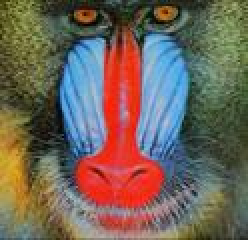
#> input picture Original Image.jpg, 124 x 120 px, given in place of the camera (shown 2 times larger)
$ python deteccion_distancia2.py
#> lines starting #> are read from the running program, lines starting #| are printed output that depends on the picture; after the words box and inside, x2 and y2 are one past the last pixel; in counts of white or black regions, pixels touching at a corner belong together
import cv2 as cv
import numpy as np
import math
from matplotlib import pyplot as plt
import time
from PIL import Image


# path = r'video2.mp4'
video = cv.VideoCapture(2)

p = False
down= False
xi,yi = 0,0
xf,yf = 0,0
board = np.zeros((int(video.get(4)), int(video.get(3)), 3), dtype = np.uint8)
frame2 = np.zeros((int(video.get(4)), int(video.get(3)), 3), dtype = np.uint8)
frame3 = np.zeros((int(video.get(4)), int(video.get(3)), 3), dtype = np.uint8)
frame4 = np.zeros((int(video.get(4)), int(video.get(3)), 3), dtype = np.uint8)
color = ('b','g','r')

tiempo_anterior = 0.0
periodo = 0.0
frecuencia = 0.0

result_r, result_g, result_b = [], [], []
target_hue = 0


################################################################################

def DarkChannel(im,sz):
    b,g,r = cv.split(im)
    dc = cv.min(cv.min(r,g),b);
    kernel = cv.getStructuringElement(cv.MORPH_RECT,(sz,sz))
    dark = cv.erode(dc,kernel)
    return dark

def AtmLight(im,dark):
    [h,w] = im.shape[:2]
    imsz = h*w
    numpx = int(max(math.floor(imsz/1000),1))
    darkvec = dark.reshape(imsz);
    imvec = im.reshape(imsz,3);

    indices = darkvec.argsort();
    indices = indices[imsz-numpx::]

    atmsum = np.zeros([1,3])
    for ind in range(1,numpx):
       atmsum = atmsum + imvec[indices[ind]]

    A = atmsum / numpx;
    return A

def TransmissionEstimate(im,A,sz):
    omega = 0.95;
    im3 = np.empty(im.shape,im.dtype);

    for ind in range(0,3):
        im3[:,:,ind] = im[:,:,ind]/A[0,ind]

    transmission = 1 - omega*DarkChannel(im3,sz);
    return transmission

def Guidedfilter(im,p,r,eps):
    mean_I = cv.boxFilter(im, cv.CV_64F,(r,r));
    mean_p = cv.boxFilter(p, cv.CV_64F,(r,r));
    mean_Ip = cv.boxFilter(im*p, cv.CV_64F,(r,r));
    cov_Ip = mean_Ip - mean_I*mean_p;

    mean_II = cv.boxFilter(im*im, cv.CV_64F,(r,r));
    var_I   = mean_II - mean_I*mean_I;

    a = cov_Ip/(var_I + eps);
    b = mean_p - a*mean_I;

    mean_a = cv.boxFilter(a, cv.CV_64F,(r,r));
    mean_b = cv.boxFilter(b, cv.CV_64F,(r,r));

    q = mean_a*im + mean_b;
    return q;

def TransmissionRefine(im,et):
    gray = cv.cvtColor(im,cv.COLOR_BGR2GRAY);
    gray = np.float64(gray)/255;
    r = 60;
    eps = 0.0001;
    t = Guidedfilter(gray,et,r,eps);

    return t;

def Recover(im,t,A,tx = 0.1):
    res = np.empty(im.shape,im.dtype);
    t = cv.max(t,tx);

    for ind in range(0,3):
        res[:,:,ind] = (im[:,:,ind]-A[0,ind])/t + A[0,ind]

    return res

def find_object(im, mask, color):
    cnts, hierarchy = cv.findContours(mask, cv.RETR_TREE, cv.CHAIN_APPROX_SIMPLE)
    x, y, w, h = 0, 0, 0, 0
    i = 0

    for pic, cnts in enumerate(cnts):
        area = cv.contourArea(cnts)
        if (area > 250):
            x, y, w, h = cv.boundingRect(cnts)

            cv.circle(im, (int(x+w/2),int(y+h/2)), 10, color,-1)
            i = i+1
            im = cv.putText(im, str(i) , (int(x+w/2),int(y+h/2)), cv.FONT_HERSHEY_SIMPLEX, 1, (0, 255, 0), 2, cv.LINE_AA)

    return(round(x+w/2), round(y+h/2))

while True:
    _, frame = video.read()
#> frame is the input picture: shape (120, 124, 3); mean B, G, R 89.1, 100.5, 113.5

    periodo = time.time() - tiempo_anterior
    frecuencia = 1/periodo
    print('Periodo: %5.2f, Frecuencia %5.2f'%(periodo, frecuencia))
    tiempo_anterior = time.time()

    I = frame.astype('float64')/255;
    dark = DarkChannel(I,30);
#> in DarkChannel, `dark = cv.erode(dc,kernel)`:
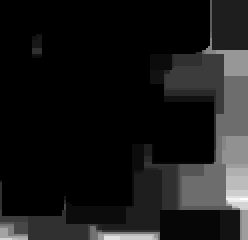
#> dark: shape (120, 124) float64 (shown 2 times larger); min 0, max 0.165, mean 0.0162; drawn with min black and max white
    A = AtmLight(I,dark);
#> in AtmLight, `darkvec = dark.reshape(imsz);`: darkvec = 14880 values, max 0.165 at index 12396, min 0 at index 0, mean 0.0162
#> in AtmLight, `indices = darkvec.argsort();`: indices = 14880 values, max 14879 at index 14482, min 0 at index 0, mean 7439.5
#> in AtmLight, `indices = indices[imsz-numpx::]`: indices = [12523, 12519, 12514, 12393, 12390, 12391, 12392, 12395, 12389, 12394, 12396, 12397, 12398, 12399]
#> the loop in AtmLight, `for ind in range(1,numpx):` made 13 passes
#> atmsum on passes 1 to 12: [[0.333, 0.4, 0.345]], [[0.651, 0.8, 0.749]], [[0.906, 1.13, 1.05]], [[1.2, 1.5, 1.42]], [[1.46, 1.85, 1.76]], [[1.69, 2.15, 2.05]], [[2.02, 2.55, 2.4]], [[2.3, 2.93, 2.79]], [[2.61, 3.31, 3.13]], [[3, 3.77, 3.53]], [[3.37, 4.21, 3.89]], [[3.74, 4.65, 4.26]]
#> in AtmLight, `A = atmsum / numpx;`: A = [[0.296, 0.366, 0.332]]
#> A = [[0.296, 0.366, 0.332]]
    te = TransmissionEstimate(I,A,30);
#> after the loop in TransmissionEstimate, `for ind in range(0,3):`:
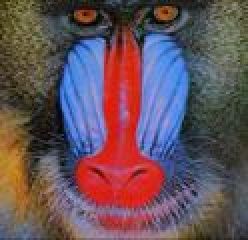
#> im3: shape (120, 124, 3) float64 (shown 2 times larger); mean B, G, R 1.18, 1.08, 1.34; drawn with min black and max white
    t = TransmissionRefine(frame,te);
#> in Guidedfilter, `mean_a = cv.boxFilter(a, cv.CV_64F,(r,r));`:
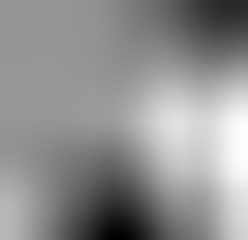
#> mean_a: shape (120, 124) float64 (shown 2 times larger); min -0.22, max 0.142, mean -0.0146; drawn with min black and max white
#> in Guidedfilter, `mean_b = cv.boxFilter(b, cv.CV_64F,(r,r));`:
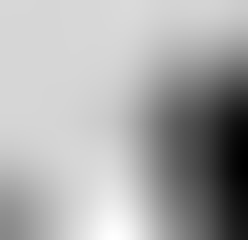
#> mean_b: shape (120, 124) float64 (shown 2 times larger); min 0.801, max 1.04, mean 0.959; drawn with min black and max white
#> in Guidedfilter, `q = mean_a*im + mean_b;`:
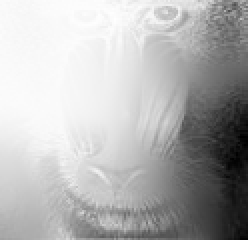
#> q: shape (120, 124) float64 (shown 2 times larger); min 0.833, max 1, mean 0.952; drawn with min black and max white
    J = Recover(I,t,A,0.1);
    J2 = J.astype('uint8')*255

    J2_gris = cv.cvtColor(J2, cv.COLOR_BGR2GRAY)
    thresh = 128
    retb, img_binary = cv.threshold(J2_gris, thresh, 255, cv.THRESH_BINARY)
#> img_binary: shape (120, 124); every value is 0
#> retb = 128

    cv.imshow("Frame", frame)
    cv.imshow("dark",dark);
    cv.imshow("t",t);
    cv.imshow("J",J);
    cv.imshow('J2',J2);
    cv.imshow("J2_gris", J2_gris)
    cv.imshow("Binaria", img_binary)

################################################################################
    r, g, b = cv.split(J2)
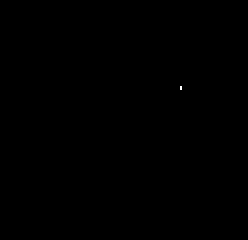
#> r: shape (120, 124) (shown 2 times larger); 0.01% white in thin lines or dots, all inside (x1, y1, x2, y2) = (90, 43, 91, 45)
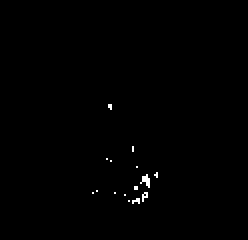
#> b: shape (120, 124) (shown 2 times larger); 0.4% white in thin lines or dots, all inside (x1, y1, x2, y2) = (46, 52, 79, 102)
    r = r*1
    g = g*0
    b = b*0

    image = cv.merge((r, g, b))
    cv.imshow("blue",b)
    cv.imshow("green",g)
    cv.imshow("red",r)
    cv.imshow('image',image);

    hsv_b_min = (int(194/2),68,83)
    hsv_b_max = (int(241/2),255,255)

    hsv_g_min = (54,93,183)
    hsv_g_max = (81,255,255)

    hsv_r_min = (0, 100, 20)
    hsv_r_max = (8, 255, 255)

    hsv = cv.cvtColor(image, cv.COLOR_BGR2HSV)
#> hsv: shape (120, 124, 3); mean H, S, V 0, 0, 0

    mask_blue = cv.inRange(hsv, hsv_b_min, hsv_b_max)
    pg = find_object(image, mask_blue, (0,0,255))
#> in find_object, `cnts, hierarchy = cv.findContours(mask, cv.RETR_TREE, cv.CHAIN_APPROX_..`: cnts = [[[90, 43], [90, 44]]]
#> the loop in find_object, `for pic, cnts in enumerate(cnts):` made 1 pass
#> (pic, cnts, area) on pass 1: (0, [[90, 43], [90, 44]], 0)
#> after the loop in find_object, `for pic, cnts in enumerate(cnts):`: i = 0
#> pg = (0, 0)
    # pg = find_object(image, mask_blue, (0,0,255))


    cv.imshow('Tracking',image);

################################################################################

    key = cv.waitKey(1)
#> (key Esc is pressed here)
    if key == 27:
        break

video.release()
# salida.release()
cv.destroyAllWindows()
